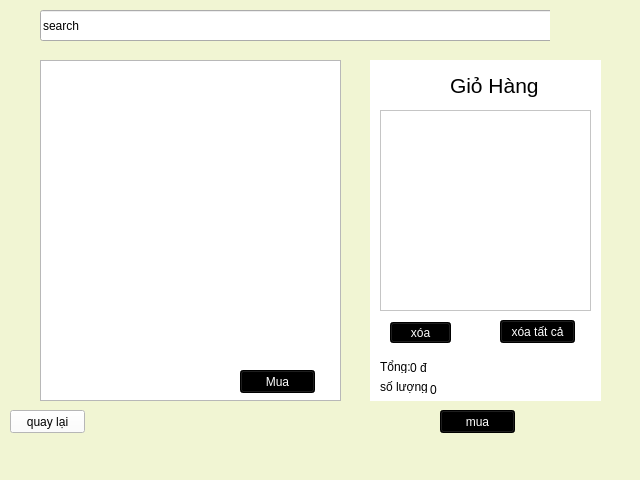
<?xml version="1.0" encoding="UTF-8"?>
<ui version="4.0">
 <class>MainWindow</class>
 <widget class="QMainWindow" name="MainWindow">
  <property name="geometry">
   <rect>
    <x>0</x>
    <y>0</y>
    <width>640</width>
    <height>480</height>
   </rect>
  </property>
  <property name="windowTitle">
   <string>MainWindow</string>
  </property>
  <property name="styleSheet">
   <string notr="true">background-color:rgb(241, 245, 211)</string>
  </property>
  <widget class="QWidget" name="centralwidget">
   <widget class="QLineEdit" name="lineEdit">
    <property name="geometry">
     <rect>
      <x>40</x>
      <y>10</y>
      <width>551</width>
      <height>31</height>
     </rect>
    </property>
    <property name="styleSheet">
     <string notr="true">background-color:none
</string>
    </property>
    <property name="text">
     <string>search</string>
    </property>
   </widget>
   <widget class="QListWidget" name="listWidget">
    <property name="geometry">
     <rect>
      <x>40</x>
      <y>60</y>
      <width>301</width>
      <height>341</height>
     </rect>
    </property>
    <property name="styleSheet">
     <string notr="true">background-color:none
</string>
    </property>
   </widget>
   <widget class="QLabel" name="label">
    <property name="geometry">
     <rect>
      <x>550</x>
      <y>10</y>
      <width>41</width>
      <height>31</height>
     </rect>
    </property>
    <property name="text">
     <string/>
    </property>
    <property name="pixmap">
     <pixmap>Image/tkicon.jpg</pixmap>
    </property>
    <property name="scaledContents">
     <bool>true</bool>
    </property>
   </widget>
   <widget class="QWidget" name="widget" native="true">
    <property name="geometry">
     <rect>
      <x>370</x>
      <y>60</y>
      <width>231</width>
      <height>341</height>
     </rect>
    </property>
    <property name="styleSheet">
     <string notr="true">background-color:white</string>
    </property>
    <widget class="QLabel" name="label_2">
     <property name="geometry">
      <rect>
       <x>80</x>
       <y>10</y>
       <width>91</width>
       <height>31</height>
      </rect>
     </property>
     <property name="font">
      <font>
       <pointsize>16</pointsize>
      </font>
     </property>
     <property name="text">
      <string>Giỏ Hàng</string>
     </property>
    </widget>
    <widget class="QListWidget" name="giohang">
     <property name="geometry">
      <rect>
       <x>10</x>
       <y>50</y>
       <width>211</width>
       <height>201</height>
      </rect>
     </property>
    </widget>
    <widget class="QLabel" name="label_3">
     <property name="geometry">
      <rect>
       <x>10</x>
       <y>300</y>
       <width>47</width>
       <height>13</height>
      </rect>
     </property>
     <property name="text">
      <string>Tổng:</string>
     </property>
    </widget>
    <widget class="QLabel" name="tongtien">
     <property name="geometry">
      <rect>
       <x>40</x>
       <y>300</y>
       <width>131</width>
       <height>16</height>
      </rect>
     </property>
     <property name="text">
      <string>0 đ</string>
     </property>
    </widget>
    <widget class="QPushButton" name="dlhang">
     <property name="geometry">
      <rect>
       <x>20</x>
       <y>262</y>
       <width>61</width>
       <height>21</height>
      </rect>
     </property>
     <property name="styleSheet">
      <string notr="true">background-color:rgb(0, 0, 0);
color:white</string>
     </property>
     <property name="text">
      <string>xóa</string>
     </property>
    </widget>
    <widget class="QPushButton" name="clhang">
     <property name="geometry">
      <rect>
       <x>130</x>
       <y>260</y>
       <width>75</width>
       <height>23</height>
      </rect>
     </property>
     <property name="styleSheet">
      <string notr="true">background-color:rgb(0, 0, 0);
color:white</string>
     </property>
     <property name="text">
      <string>xóa tất cả</string>
     </property>
    </widget>
    <widget class="QLabel" name="label_4">
     <property name="geometry">
      <rect>
       <x>10</x>
       <y>320</y>
       <width>47</width>
       <height>13</height>
      </rect>
     </property>
     <property name="text">
      <string>số lượng:</string>
     </property>
    </widget>
    <widget class="QLabel" name="sl">
     <property name="geometry">
      <rect>
       <x>60</x>
       <y>320</y>
       <width>151</width>
       <height>20</height>
      </rect>
     </property>
     <property name="text">
      <string>0</string>
     </property>
    </widget>
   </widget>
   <widget class="QPushButton" name="buy">
    <property name="geometry">
     <rect>
      <x>240</x>
      <y>370</y>
      <width>75</width>
      <height>23</height>
     </rect>
    </property>
    <property name="styleSheet">
     <string notr="true">background-color:rgb(0, 0, 0);
color:white</string>
    </property>
    <property name="text">
     <string>Mua</string>
    </property>
   </widget>
   <widget class="QPushButton" name="backbutton">
    <property name="geometry">
     <rect>
      <x>10</x>
      <y>410</y>
      <width>75</width>
      <height>23</height>
     </rect>
    </property>
    <property name="styleSheet">
     <string notr="true">background-color:white</string>
    </property>
    <property name="text">
     <string>quay lại</string>
    </property>
   </widget>
   <widget class="QPushButton" name="endbutton">
    <property name="geometry">
     <rect>
      <x>440</x>
      <y>410</y>
      <width>75</width>
      <height>23</height>
     </rect>
    </property>
    <property name="styleSheet">
     <string notr="true">background-color:black;
color:white</string>
    </property>
    <property name="text">
     <string>mua</string>
    </property>
   </widget>
  </widget>
  <widget class="QMenuBar" name="menubar">
   <property name="geometry">
    <rect>
     <x>0</x>
     <y>0</y>
     <width>640</width>
     <height>21</height>
    </rect>
   </property>
  </widget>
  <widget class="QStatusBar" name="statusbar"/>
 </widget>
 <resources/>
 <connections/>
</ui>
